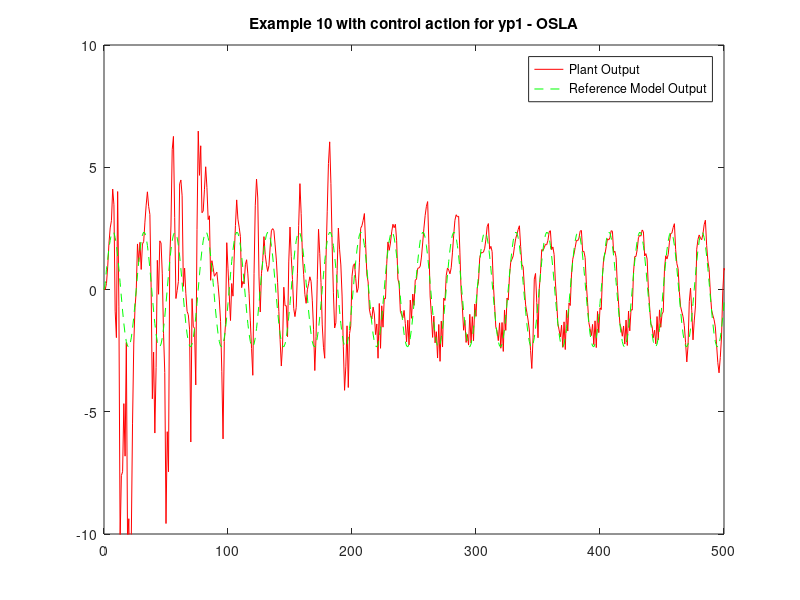
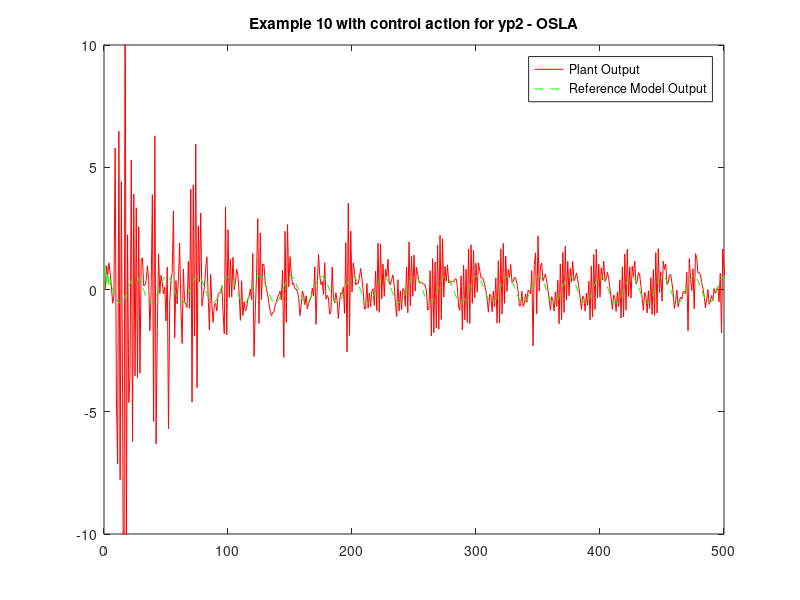

Write MATLAB code to recreate these figures, in order.
clc;
close all;
clear all;

a = 1; b = 1;
m0 = 2;
m1 = 30;
m2 = 1;

w11 = rand(m1,m0+1);
w21 = zeros(m2,m1+1);

w12 = rand(m1,m0+1);
w22 = zeros(m2,m1+1);

lambda= 0.001;

P1 = (1/lambda)*eye(m1+1);
P2 = (1/lambda)*eye(m1+1);

yp1 = 0;
yp2 = 0;
ym1 = 0;
ym2 = 0;
u1 = 0;
u2 = 0;
s = 0:100000;

for k = 1:length(s)
    
        r1 = sin(2*pi*k/25);
        r2 = cos(2*pi*k/25);

        ym1_k = 0.6*ym1(end) + 0.2*ym2(end) + r1;
        ym1 = [ym1 ym1_k];
        ym2_k = 0.1*ym1(end) - 0.8*ym2(end) + r2;
        ym2 = [ym2 ym2_k];
          
        x_k = [yp1(end);yp2(end)];
        v0_k = [1;x_k];
        
        v11_k = a*tanh(b*w11*v0_k);
        y1 = [1;v11_k];
        yn1 = w21*y1;
       
        yp1_k = yp1(end)/(1+yp2(end)^2) + u1;   
        yp1 = [yp1 yp1_k];
        yp1_cap = yn1 + u1;
        e_k1 = yp1(end)/(1+yp2(end)^2) - yn1;
        
        P_k1 = P1 - (P1*y1*y1'*P1)/(1+(y1'*P1*y1));
        P1 = P_k1;
        w21 = w21 + e_k1*y1'*P1;
        
        v12_k = a*tanh(b*w12*v0_k);
        y2 = [1;v12_k];
        yn2 = w22*y2;  
        
        yp2_k = (yp1(end)*yp2(end))/(1 + (yp2(end))^2) + u2;
        yp2 = [yp2 yp2_k];
        yp2_cap = yn2 + u2;     
        e_k2 = (yp1(end)*yp2(end))/(1 + (yp2(end))^2) - yn2;
             
        P_k2 = P2 - (P2*y2*y2'*P2)/(1+(y2'*P2*y2));
        P2 = P_k2;
        w22 = w22 + e_k2*y2'*P2;
         
        u1 = -yn1 + 0.6*yp1(end) + 0.2*yp2(end) + r1;
        u2 = -yn2 + 0.1*yp1(end) - 0.8*yp2(end) + r2;
        

end
        
% ----------------------------------------------------------------------- %
%                           Plotting Graphs                               %
% ----------------------------------------------------------------------- %
K = 0:length(s);
figure;
plot(K,yp1,'-r',K,ym1,'--g')
legend('Plant Output', 'Reference Model Output');
title('Example 10 with control action for yp1 - OSLA');
axis([0 500 -10 10]);
g=var(ym1(3:end)-yp1(3:end));
h=var(ym1(3:end));
perf=(1-(g/h))*100;
disp(perf);
mse = sum((yp1(3:end)-ym1(3:end)).^2)/(length(yp1(3:end)));
disp(mse);

figure;
plot(K,yp2,'-r',K,ym2,'--g')
legend('Plant Output', 'Reference Model Output');
axis([0 500 -10 10]);
title('Example 10 with control action for yp2 - OSLA');
g=var(ym2(3:end)-yp2(3:end));
h=var(ym2(3:end));
perf=(1-(g/h))*100;
disp(perf);
mse = sum((yp2(3:end)-ym2(3:end)).^2)/(length(yp2(3:end)));
disp(mse);
